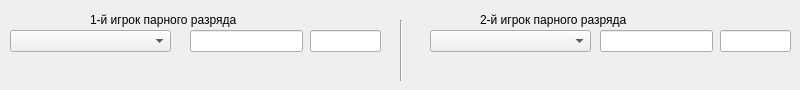
    <widget class="QWidget" name="tab_8">
     <attribute name="title">
      <string>Пары</string>
     </attribute>
     <widget class="QLineEdit" name="lineEdit_2">
      <property name="geometry">
       <rect>
        <x>190</x>
        <y>30</y>
        <width>113</width>
        <height>22</height>
       </rect>
      </property>
     </widget>
     <widget class="QLineEdit" name="lineEdit_3">
      <property name="geometry">
       <rect>
        <x>310</x>
        <y>30</y>
        <width>71</width>
        <height>22</height>
       </rect>
      </property>
     </widget>
     <widget class="QComboBox" name="comboBox">
      <property name="geometry">
       <rect>
        <x>10</x>
        <y>30</y>
        <width>161</width>
        <height>22</height>
       </rect>
      </property>
     </widget>
     <widget class="QLineEdit" name="lineEdit_4">
      <property name="geometry">
       <rect>
        <x>720</x>
        <y>30</y>
        <width>71</width>
        <height>22</height>
       </rect>
      </property>
     </widget>
     <widget class="QComboBox" name="comboBox_2">
      <property name="geometry">
       <rect>
        <x>430</x>
        <y>30</y>
        <width>161</width>
        <height>22</height>
       </rect>
      </property>
     </widget>
     <widget class="QLineEdit" name="lineEdit_5">
      <property name="geometry">
       <rect>
        <x>600</x>
        <y>30</y>
        <width>113</width>
        <height>22</height>
       </rect>
      </property>
     </widget>
     <widget class="Line" name="line_2">
      <property name="geometry">
       <rect>
        <x>400</x>
        <y>20</y>
        <width>3</width>
        <height>61</height>
       </rect>
      </property>
      <property name="orientation">
       <enum>Qt::Vertical</enum>
      </property>
     </widget>
     <widget class="QLabel" name="label_player_1">
      <property name="geometry">
       <rect>
        <x>90</x>
        <y>10</y>
        <width>241</width>
        <height>20</height>
       </rect>
      </property>
      <property name="text">
       <string>1-й игрок парного разряда</string>
      </property>
     </widget>
     <widget class="QLabel" name="label_player_2">
      <property name="geometry">
       <rect>
        <x>480</x>
        <y>10</y>
        <width>241</width>
        <height>20</height>
       </rect>
      </property>
      <property name="text">
       <string>2-й игрок парного разряда</string>
      </property>
     </widget>
    </widget>
